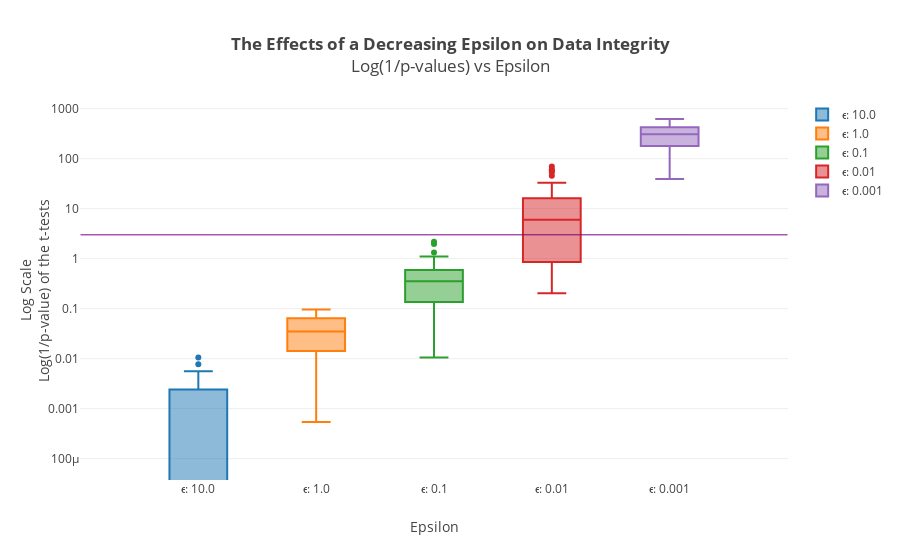

Write notebook code for a chart like this one.
### Code cell
layout = go.Layout(
    title = "<b>The Effects of a Decreasing Epsilon on Data Integrity</b><br>Log(1/p-values) vs Epsilon",
    yaxis = dict(
        type='log',
        range = [3],
        title="Log Scale<br>Log(1/p-value) of the t-tests"
    ),
    xaxis = dict(
        title="Epsilon"
    ),
    shapes = [dict(
        
                type = 'line',
                x0 = -1,
                x1 = 5.0,
                y0 = np.log(1.0/0.05),
                y1 = np.log(1.0/0.05),
                line = dict(dash='solid', width=1, color="rgb(128, 0, 128)"))]
)

fig = go.Figure(data=p_value_data, layout=layout)
iplot(fig, filename = "Epsilon P value comparison")
